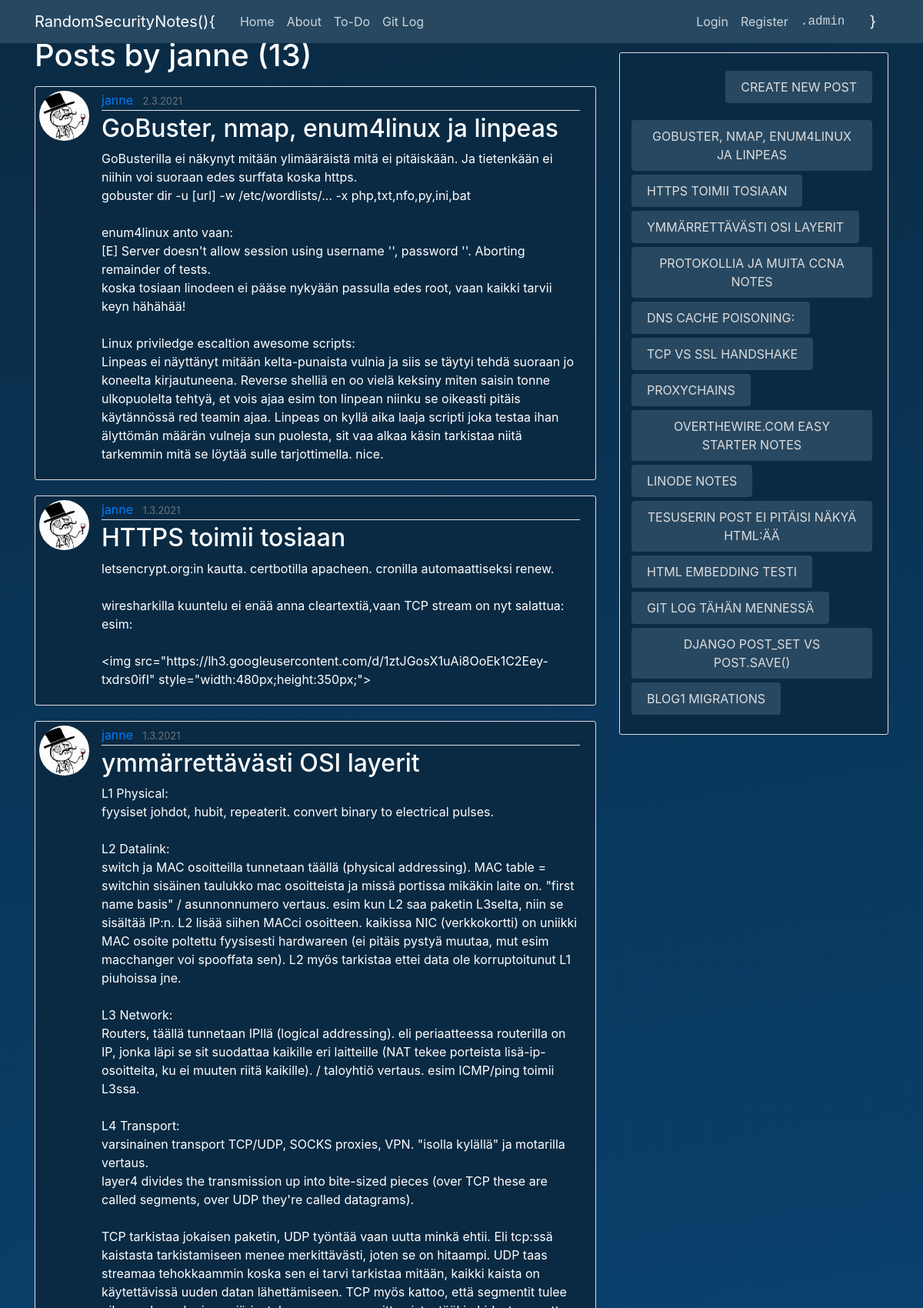
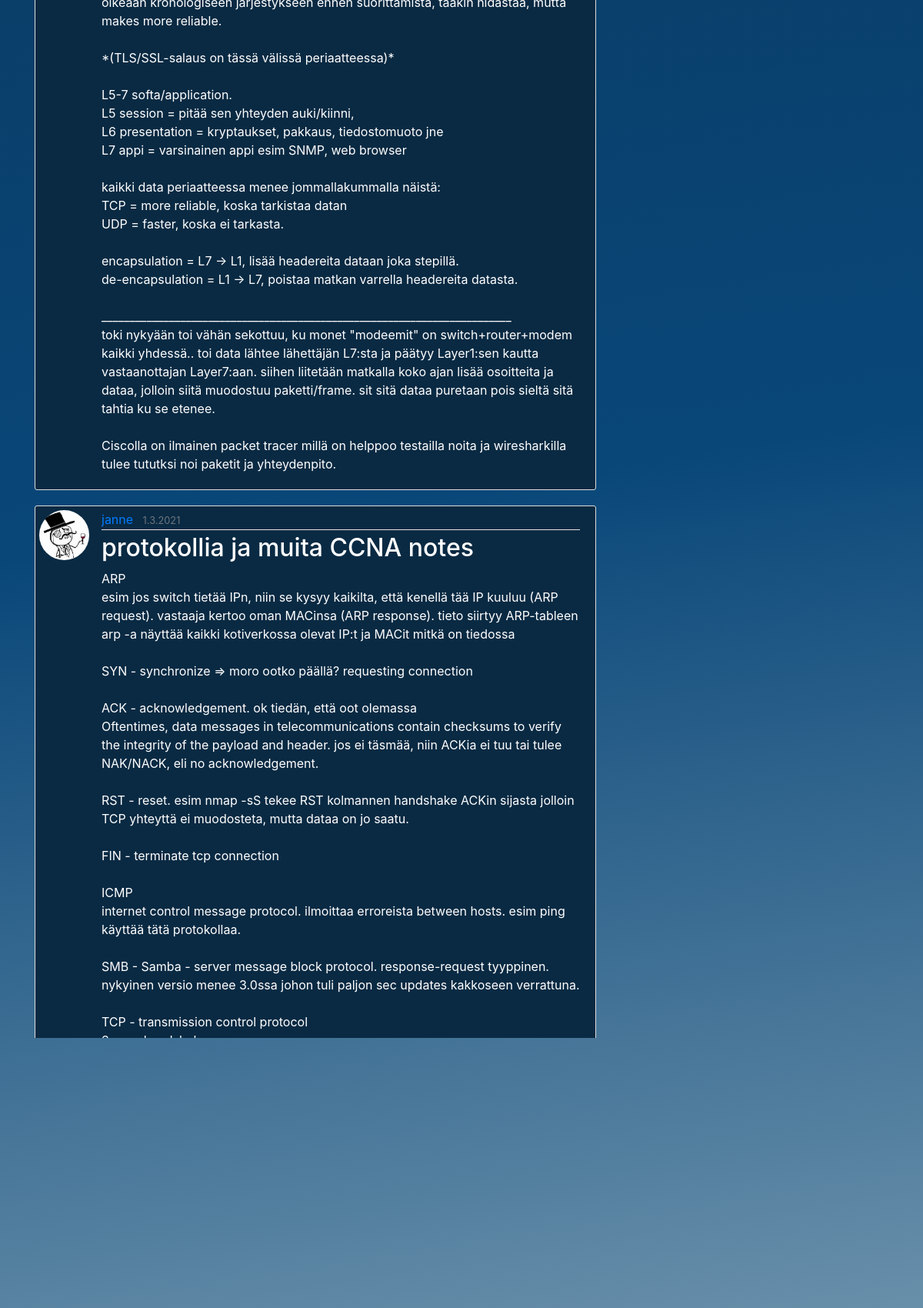
Screenshot of /user/janne (upper part) with the database file from the repository (2 pictures, top to bottom).
### blog/models.py (models this page shows, shortened)
class Post(models.Model):
	title = models.CharField(max_length=100)
	content = models.TextField()
	date_posted = models.DateTimeField(default=timezone.now)
	author = models.ForeignKey(User, on_delete=models.CASCADE)

### users/models.py (models this page shows, shortened)
class Profile(models.Model):
	user = models.OneToOneField(User, on_delete=models.CASCADE)
	image = models.ImageField(default='default.jpg', upload_to='profile_pics')

### blog/views.py (the view)
# urls.py: path('user/<str:username>', UserPostListView.as_view(), name='user-posts'),
class UserPostListView(ListView):
	model = Post
	template_name = 'blog/user_posts.html'
	context_object_name = 'posts'
	paginate_by = 7
	def get_queryset(self):
		user = get_object_or_404(User, username=self.kwargs.get('username'))
		return Post.objects.filter(author=user).order_by('-date_posted')

### blog/templatetags/load_side.py (called while the page is built)
@register.simple_tag
def load_side_posts():
	return Post.objects.all()

### blog/templates/blog/user_posts.html (shortened to what this page needs)
{% extends "blog/base.html" %}
{% block content %}
	<h1 class="mb-3">Posts by {{ view.kwargs.username }} ({{ page_obj.paginator.count }})</h1>
	{% for post in posts %}
		<article class="media content-section">
		  <img class="rounded-circle article-img" src="{{ post.author.profile.image.url }}">
		  <div class="media-body">
		    <div class="article-metadata">
		      <a class="mr-2" href="{% url 'user-posts' post.author.username %}">{{ post.author }}</a>
		      <small class="text-muted">{{ post.date_posted|date:"j.n.Y" }}</small>
		    </div>
		    <h2><a class="article-title" href="{% url 'post-detail' post.id %}">{{ post.title }}</a></h2>
		    <p class="article-content">{{ post.content }}</p>
		  </div>
		</article>
	{% endfor %}
{% endblock content %}

### blog/templates/blog/base.html (shortened to what this page needs)
{% load static %}
<!DOCTYPE html>
<html>
<head>
    <link rel="stylesheet" href="https://cdn.jsdelivr.net/npm/bootstrap@4.5.3/dist/css/bootstrap.min.css">
    <link rel="stylesheet" type="text/css" href="{% static 'blog/main.css' %}">
</head>
<body>
	<header class="site-header">
	  <nav class="navbar navbar-expand-lg navbar-dark bg-steel fixed-top">
	    <div class="container">
	      <a class="navbar-brand mr-4" href="{% url 'blog-home' %}">RandomSecurityNotes(){</a>
	      <div class="collapse navbar-collapse" id="navbarToggle">
	        <div class="navbar-nav mr-auto align-text-bottom">
	          <a class="nav-item nav-link" href="{% url 'blog-home' %}">Home</a>
	          <a class="nav-item nav-link" href="{% url 'blog-about' %}">About</a>
		  	  <a class="nav-item nav-link" href="{% url 'blog-to-do' %}">To-Do</a>
		  	  <a class="nav-item nav-link" href="{% url 'blog-gitlog' %}">Git Log</a>
	        </div>
	        <div class="navbar-nav">
	          {% if user.is_authenticated %}
	          	<a class="nav-item nav-link" href="{% url 'profile' %}">Profile</a>
	          	<a class="nav-item nav-link" href="{% url 'logout' %}">Logout</a>
	          	<a class="nav-item nav-link text-monospace" href="{% url 'admin' %}">.admin</a>
	          {% else %}
		        <a class="nav-item nav-link" href="{% url 'login' %}">Login</a>
		        <a class="nav-item nav-link" href="{% url 'register' %}">Register</a>
		        <a class="nav-item nav-link text-monospace" href="{% url 'admin' %}">.admin</a>
		      {% endif %}
	        </div>
	        <div class="navbar-brand ml-4" href="#"> }</div>
	      </div>
	    </div>
	  </nav>
	</header>
	<main role="main" class="container ">
	  <div class="row bigDiv">
	    <div class="col-md-8">
	      {% block content %}{% endblock %}
	    </div>
	    {% if request.get_full_path != "/about/" and request.get_full_path != "/login/" and request.get_full_path != "/register/" %}
		    <div class="col-md-4">
		      <div class="content-section sivupalkki">
		          <a class="btn btn-secondary newPostButt btnSlide" href="{% url 'post-create' %}">CREATE NEW POST</a>
		          <br><br>
		          	{% load load_side %}
		          	{% load_side_posts as posts_nopag %}
		          	{% for post in posts_nopag reversed %}
					    <small><a class="btn btn-secondary mb-1 PostButt btnSlide" href="{% url 'post-detail' post.id %}">{{ post.title }}</a></small><br>
					{% endfor %}
		      </div>
		    </div>
	    {% endif %}
	  </div>
	</main>
</body>
</html>

### static/blog/main.css (style rules this page uses)
body { background: linear-gradient(171deg, rgba(10,42,67,1) 0%, rgba(9,71,121,1) 35%, rgba(163,188,200,1) 62%, rgba(169,190,194,1) 100%); background-attachment: fixed; color: #fff; margin-top: 3rem; }
h1, h2, h3, h4, h5, h6 { color: #fff; }
.btnSlide { border: none; text-transform: uppercase; outline: none; overflow: hidden; position: relative; color: #fff; background-color: #0a2a43; padding: 9px 20px; margin: 1px auto; }
.btnSlide::after { content: ""; position: absolute; left: 0; top: 0; height: 490%; width: 300%; background: rgba(255,255,255,0.2); -webkit-transition: all .5s ease-in-out; transition: all .5s ease-in-out; -webkit-transform: translateX(-90%) translateY(-25%) rotate(45deg); transform: translateX(-90%) translateY(-25%) rotate(45deg); }
.sivupalkki { margin-top: 20px; }
.newPostButt { margin-left:10px; margin-top: 18px; margin-bottom: 21px; float: right; color: #dddddd; background-color: #284861; }
.PostButt { margin-left:10px; color: #dddddd; background-color: #284861; }
.bigDiv { height: 100%; }
.text-muted { color: #fff; }
.bg-steel { background-color: #284861; z-index: 10001; }
.site-header .navbar-nav .nav-link { color: #cbd5db; }
.content-section { background: #0a2a43; padding: 5px 5px; border: 1px solid #dddddd; border-radius: 3px; margin-bottom: 20px; padding-right: 20px; }
.article-title { color: #fff; }
.article-content { white-space: pre-line; }
.article-img { height: 65px; width: 65px; margin-right: 16px; }
.article-metadata { padding-bottom: 1px; margin-bottom: 4px; border-bottom: 1px solid #e3e3e3 }

### rows the page displays
Post: author.profile.image (picture), author "janne", date_posted "2.3.2021", title "GoBuster, nmap, enum4linux ja linpeas", content "GoBusterilla ei näkynyt mitään ylimääräistä mitä ei pitäiskään. Ja tietenkään ei niihin voi suoraan edes surffata koska https. gobuster dir -u [url] -w /etc/wordlists/... -x php,txt,nfo,py,ini,bat enum4linux anto vaan: [E] Server doesn't allow session using username '', password ''. Aborting remainder of tests. koska tosiaan linodeen ei pääse nykyään passulla edes root, vaan kaikki tarvii keyn hähähää! Linux priviledge escaltion awesome scripts: Linpeas ei näyttänyt mitään kelta-punaista vulnia ja siis se täytyi tehdä suoraan jo koneelta kirjautuneena. Reverse shelliä en oo vielä keksiny miten saisin tonne ulkopuolelta tehtyä, et vois ajaa esim ton linpean niinku se oikeasti pitäis…", title "GOBUSTER, NMAP, ENUM4LINUX JA LINPEAS"
Post: author.profile.image (picture), author "janne", date_posted "1.3.2021", title "HTTPS toimii tosiaan", content "letsencrypt.org:in kautta. certbotilla apacheen. cronilla automaattiseksi renew. wiresharkilla kuuntelu ei enää anna cleartextiä,vaan TCP stream on nyt salattua: esim: <img src=\"https://lh3.googleusercontent.com/d/1ztJGosX1uAi8OoEk1C2Eey-txdrs0ifI\" style=\"width:480px;height:350px;\">", title "HTTPS TOIMII TOSIAAN"
Post: author.profile.image (picture), author "janne", date_posted "1.3.2021", title "ymmärrettävästi OSI layerit", content "L1 Physical: fyysiset johdot, hubit, repeaterit. convert binary to electrical pulses. L2 Datalink: switch ja MAC osoitteilla tunnetaan täällä (physical addressing). MAC table = switchin sisäinen taulukko mac osoitteista ja missä portissa mikäkin laite on. \"first name basis\" / asunnonnumero vertaus. esim kun L2 saa paketin L3selta, niin se sisältää IP:n. L2 lisää siihen MACci osoitteen. kaikissa NIC (verkkokortti) on uniikki MAC osoite poltettu fyysisesti hardwareen (ei pitäis pystyä muutaa, mut esim macchanger voi spooffata sen). L2 myös tarkistaa ettei data ole korruptoitunut L1 piuhoissa jne. L3 Network: Routers, täällä tunnetaan IPllä (logical addressing). eli periaatteessa routerilla on…", title "YMMÄRRETTÄVÄSTI OSI LAYERIT"
Post: author.profile.image (picture), author "janne", date_posted "1.3.2021", title "protokollia ja muita CCNA notes", title "PROTOKOLLIA JA MUITA CCNA NOTES"
Post: title "DNS CACHE POISONING:"
Post: title "TCP VS SSL HANDSHAKE"
Post: title "PROXYCHAINS"
Post: title "OVERTHEWIRE.COM EASY STARTER NOTES"
Post: title "LINODE NOTES"
Post: title "TESUSERIN POST EI PITÄISI NÄKYÄ HTML:ÄÄ"
Post: title "HTML EMBEDDING TESTI"
Post: title "GIT LOG TÄHÄN MENNESSÄ"
Post: title "DJANGO POST_SET VS POST.SAVE()"
Post: title "BLOG1 MIGRATIONS"

### other values shown
{{ view.kwargs.username }} "janne"
{{ page_obj.paginator.count }} "13"
